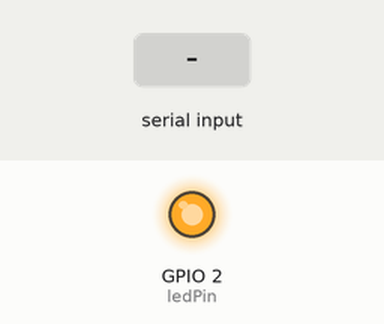
Simulated run of this sketch. Board: ESP8266 (NodeMCU). Shown: output pins drawn as LEDs (lit = HIGH). Dashed ring = blinking. The test bench sets the inputs (shaded band). WiFi joins after 1.5 s; servers stay silent unless stated; what the sketch prints to the serial monitor is not drawn.

Above: at 1.1 s.
At 2.7 s:
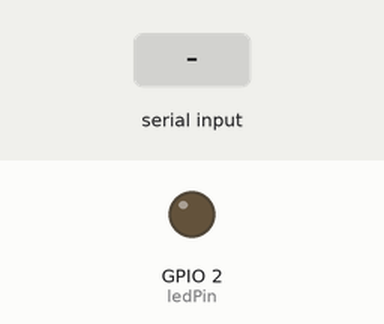
2.8 s: "1\n" received over Serial
At 4.6 s:
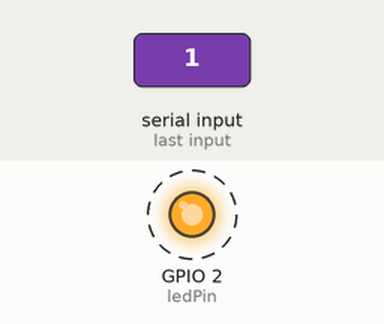
Timing chart, 0 to 12.3 s (numbered marks = the images above; inputs shaded):
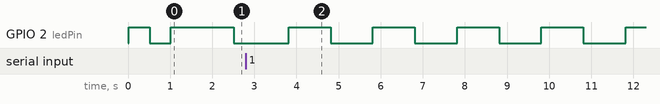

Measured:
- by itself, GPIO 2 (ledPin): alternates HIGH for 1.0 s and LOW for 1.0 s

The sketch:

sketch_aug21a.ino
```cpp
#include <ESP8266WiFi.h>
#include "ThingSpeak.h"

const char *ssid =  "Your wifi Network name";     // replace with your wifi ssid and wpa2 key
const char *pass =  "Network password";
WiFiClient client;

unsigned long lastTime = 0;
unsigned long timerDelay = 30000;

unsigned long myChannelNumber = 1;
const char *myWriteAPIKey = "1GR99RDKT33TKGS0"; // ThingSpeak Write API key

const int ledPin =  LED_BUILTIN;// the number of the LED pin
int ledState = LOW;             // ledState used to set the LED
float Value_1;
float Value_2;
long randNumber_1;
long randNumber_2;

String inString = "";    // string to hold input


void setup()
{
  pinMode(ledPin, OUTPUT);   // Set LED pin as output
  Serial.begin(9600);        // Start serial communication
  delay(10);                 // Short delay for stabilization

  Serial.println("Connecting to ");  // Print WiFi connection status
  Serial.println(ssid);             // Print SSID

  WiFi.begin(ssid, pass);    // Start WiFi connection

  ThingSpeak.begin(client);  // Initialize ThingSpeak

  while (WiFi.status() != WL_CONNECTED)   // Wait for WiFi to connect
   {
    ledState = ~ledState;              // Toggle LED state
    digitalWrite(ledPin, ledState);    // Blink LED
    delay(500);                        // Wait for 500ms
    Serial.print(".");                 // Print progress dot
   }
  Serial.println("");           // New line after connection
  Serial.println("WiFi connected");  // Print WiFi connected message

  Serial.swap();               // Swap TX/RX pins for serial
}

void loop()
{
  digitalWrite(ledPin, HIGH);  // Turn the LED on
  delay(1000);                 // Wait for 1 second
  digitalWrite(ledPin, LOW);   // Turn the LED off
  delay(1000);                 // Wait for 1 second

  if ((millis() - lastTime) > timerDelay)  // Check if it's time to execute the next cycle
  {
    Serial.println("#");
    // Connect or reconnect to WiFi
    if(WiFi.status() != WL_CONNECTED)   // Check and attempt to reconnect to WiFi if disconnected
    {
      Serial.print("Attempting to connect");
      WiFi.begin(ssid, pass);
      while(WiFi.status() != WL_CONNECTED)
      {
        ledState = ~ledState;
        digitalWrite(ledPin, ledState);
        delay(5000);
        Serial.print("+");
      }
      delay(500);
      Serial.println("\nConnected."); // Indicate successful connection
      ThingSpeak.begin(client);       // Initialize ThingSpeak
    }
    lastTime = millis();  // Update the last time marker
  }

  if (Serial.available() > 0)
  {
      inString = Serial.readStringUntil('\n');  // Read the incoming string from Serial until a newline character

      // Write to ThingSpeak. There are up to 8 fields in a channel, allowing you to store up to 8 different
      // pieces of information in a channel.
      ThingSpeak.setField(1, inString);  //Here, we write to field 1.
      int x = ThingSpeak.writeFields(myChannelNumber, myWriteAPIKey); // Send data to the ThingSpeak channel

      if(x == 200){  // checks if the HTTP response code is 200, which indicates the request was successful (standard HTTP success status)
        Serial.println("Channel update successful.");  // Confirm successful data upload
      }
      else{
        Serial.println("Problem updating channel. HTTP error code " + String(x)); // Print error if upload fails
    }
      }

}
```
